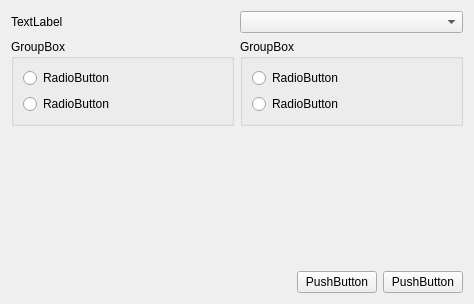
<?xml version="1.0" encoding="UTF-8"?>
<ui version="4.0">
 <class>IhmTest</class>
 <widget class="QWidget" name="IhmTest">
  <property name="geometry">
   <rect>
    <x>0</x>
    <y>0</y>
    <width>474</width>
    <height>304</height>
   </rect>
  </property>
  <property name="windowTitle">
   <string>IhmTest</string>
  </property>
  <layout class="QVBoxLayout" name="verticalLayout_3">
   <item>
    <layout class="QHBoxLayout" name="horizontalLayout">
     <item>
      <widget class="QLabel" name="label">
       <property name="text">
        <string>TextLabel</string>
       </property>
      </widget>
     </item>
     <item>
      <widget class="QComboBox" name="comboBox"/>
     </item>
    </layout>
   </item>
   <item>
    <layout class="QHBoxLayout" name="horizontalLayout_3">
     <item>
      <widget class="QGroupBox" name="groupBox">
       <property name="title">
        <string>GroupBox</string>
       </property>
       <layout class="QVBoxLayout" name="verticalLayout">
        <item>
         <widget class="QRadioButton" name="radioButton">
          <property name="text">
           <string>RadioButton</string>
          </property>
         </widget>
        </item>
        <item>
         <widget class="QRadioButton" name="radioButton_2">
          <property name="text">
           <string>RadioButton</string>
          </property>
         </widget>
        </item>
       </layout>
      </widget>
     </item>
     <item>
      <widget class="QGroupBox" name="groupBox_2">
       <property name="title">
        <string>GroupBox</string>
       </property>
       <layout class="QVBoxLayout" name="verticalLayout_2">
        <item>
         <widget class="QRadioButton" name="radioButton_3">
          <property name="text">
           <string>RadioButton</string>
          </property>
         </widget>
        </item>
        <item>
         <widget class="QRadioButton" name="radioButton_4">
          <property name="text">
           <string>RadioButton</string>
          </property>
         </widget>
        </item>
       </layout>
      </widget>
     </item>
    </layout>
   </item>
   <item>
    <spacer name="verticalSpacer">
     <property name="orientation">
      <enum>Qt::Vertical</enum>
     </property>
     <property name="sizeHint" stdset="0">
      <size>
       <width>20</width>
       <height>118</height>
      </size>
     </property>
    </spacer>
   </item>
   <item>
    <layout class="QHBoxLayout" name="horizontalLayout_2">
     <item>
      <spacer name="horizontalSpacer">
       <property name="orientation">
        <enum>Qt::Horizontal</enum>
       </property>
       <property name="sizeHint" stdset="0">
        <size>
         <width>40</width>
         <height>20</height>
        </size>
       </property>
      </spacer>
     </item>
     <item>
      <widget class="QPushButton" name="pushButton">
       <property name="text">
        <string>PushButton</string>
       </property>
      </widget>
     </item>
     <item>
      <widget class="QPushButton" name="pushButton_2">
       <property name="text">
        <string>PushButton</string>
       </property>
      </widget>
     </item>
    </layout>
   </item>
  </layout>
 </widget>
 <resources/>
 <connections>
  <connection>
   <sender>pushButton</sender>
   <signal>clicked()</signal>
   <receiver>IhmTest</receiver>
   <slot>close()</slot>
   <hints>
    <hint type="sourcelabel">
     <x>336</x>
     <y>282</y>
    </hint>
    <hint type="destinationlabel">
     <x>163</x>
     <y>209</y>
    </hint>
   </hints>
  </connection>
 </connections>
</ui>
